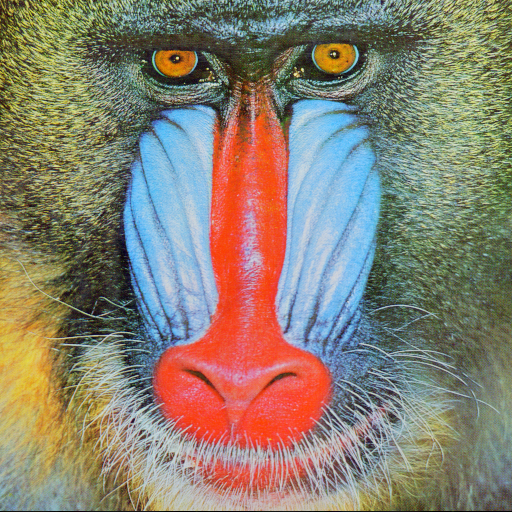
#> input picture Image_Processing_Engineering/work2/a2-4_color_image.png, 512 x 512 px, found by its file name
$ python '問題2_2.py'
#> lines starting #> are read from the running program, lines starting #| are printed output that depends on the picture
# -*- coding: utf-8 -*-
"""問題2_2.ipynb"""

# ドライブのマウントとファイル操作用モジュール
from google.colab import drive
from google.colab import files
drive.mount('/content/drive')

# モジュールのインポート
import cv2
import numpy as np
import matplotlib.pyplot as plt
import os
from skimage.metrics import structural_similarity as ssim

# 共通のディレクトリパス
common_path = '/content/drive/MyDrive/img2025/image/'
filename = 'a2-4_color_image.png'

# 画像を読み込む
original_img = cv2.imread(common_path + filename)
#> original_img is the input picture: shape (512, 512, 3); mean B, G, R 113.1, 128.9, 137.4
original_size = os.path.getsize(common_path + filename)
original_img_rgb = cv2.cvtColor(original_img, cv2.COLOR_BGR2RGB)

# 画像表示の準備
plt.figure(figsize=(20, 15))

# 品質0から100まで10刻みでループ
for i, quality in enumerate(range(0, 101, 10)):
    # JPEG圧縮保存（一時ファイル）
    output_path = common_path + f'compressed_{quality}.jpg'
    cv2.imwrite(output_path, original_img, [int(cv2.IMWRITE_JPEG_QUALITY), quality])

    # 圧縮後のファイルサイズ取得と圧縮率計算
    comp_size = os.path.getsize(output_path)
    comp_ratio = (comp_size / original_size) * 100

    # 画像読み込み
    compressed_img = cv2.imread(output_path)
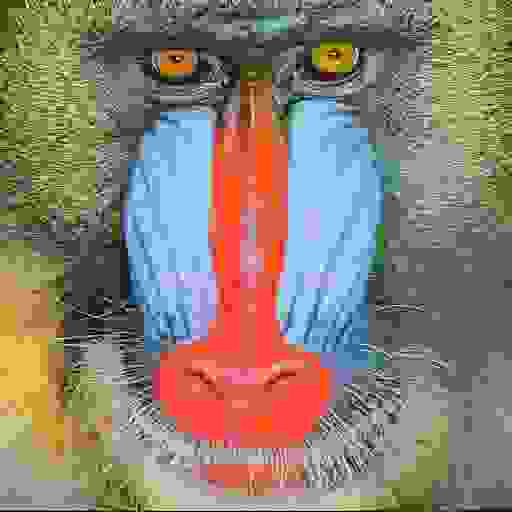
#> compressed_img: shape (512, 512, 3); mean B, G, R 115.9, 128.4, 139.1
    compressed_img_rgb = cv2.cvtColor(compressed_img, cv2.COLOR_BGR2RGB)

    # SSIM計算
    score = ssim(original_img_rgb, compressed_img_rgb, win_size=3, channel_axis=2, data_range=255)
#> score = 0.327

    # 表示
    plt.subplot(3, 4, i + 1)
    plt.imshow(compressed_img_rgb)
    plt.title(f"Q={quality}, Size={comp_ratio:.1f}%, SSIM={score:.3f}")
    plt.axis('off')

plt.tight_layout()

# 画像を保存してダウンロード
save_filename = 'problem2_2_result.png'
plt.savefig(save_filename)
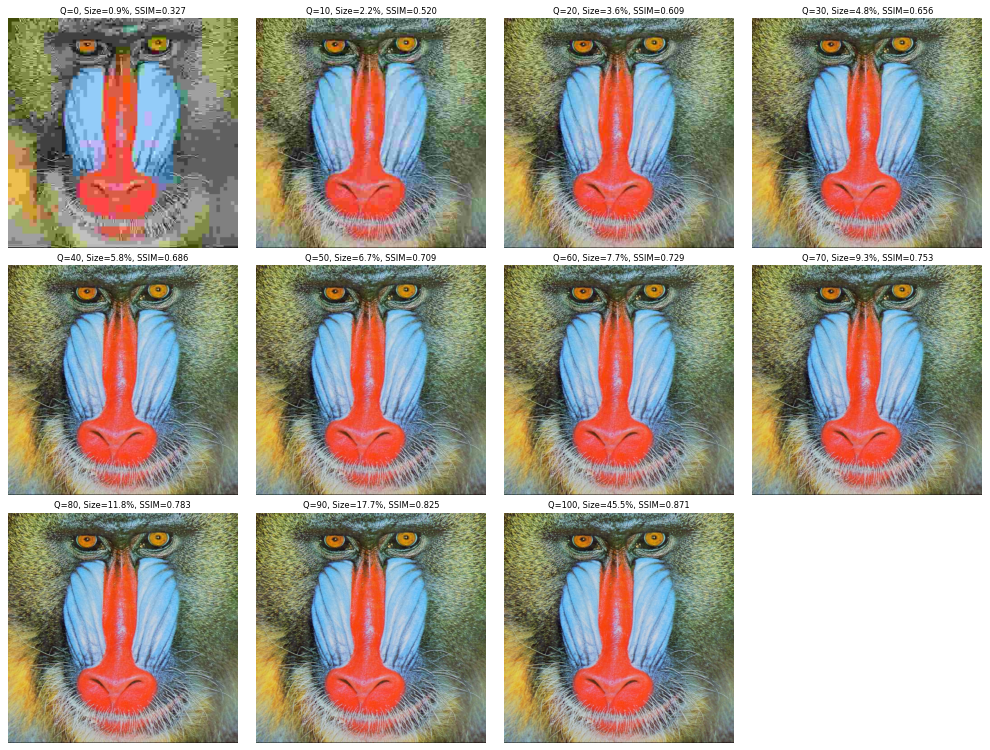
#> figure drawn by matplotlib, 11 panels
plt.show()
files.download(save_filename)
